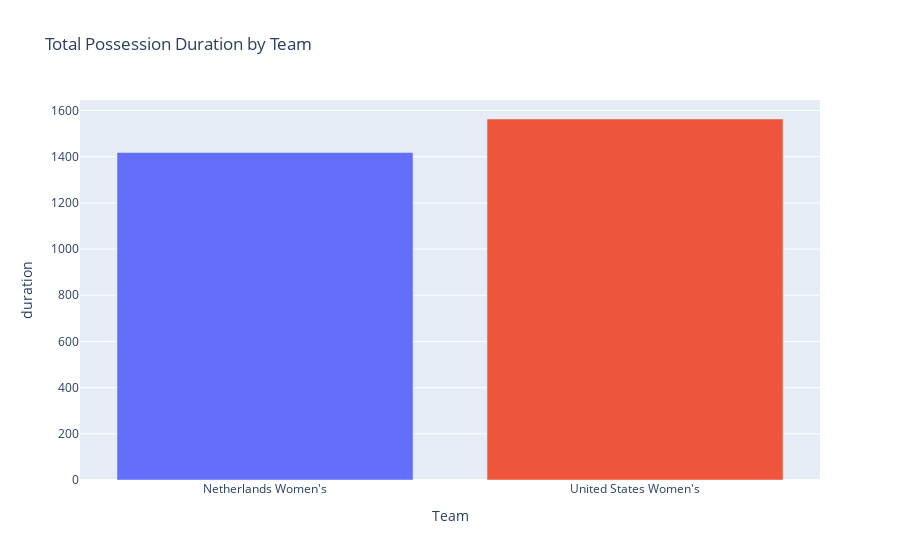

Notebook cell for this chart:
### Markdown cell above
### Solve it:

In the cells below (labeled `#si-figure-1`, `#si-figure-2`, `#si-figure-3`, respectively), write code that will import one of the data sources used in this class so far, and create three distinct plots that explain points of interest in that data source. Be sure to format the plots appropriately for the purpose of each graph!

Note: This assignment will be manually graded, so you won't be able to see your score when you commit your code back to GitHub. If you create three working and thoughtful plots using the `plotly`/`plotly_express` libraries, you will receive full credit. For each figure, you will receive 1 point for a working plot, and 1 point for appropriate formatting (labels, colors, etc.).

### Code cell
#si-figure-1
import plotly.express as px
import pandas as pd
import requests, json

# Import data about the Women's World Cup Final match
data = pd.json_normalize(json.loads(requests.get("https://raw.githubusercontent.com/statsbomb/open-data/master/data/events/69321.json").text))
# Choosing a few columns to keep
data = data[['id', 'index', 'period', 'timestamp', 'minute', 'second', 'possession', 'duration',
 'type.id', 'type.name', 'possession_team.id', 'possession_team.name', 'play_pattern.id',
 'play_pattern.name', 'team.id', 'team.name', 'location', 'player.id', 'player.name', "shot.outcome.name"]]

duration_by_team = data.groupby('possession_team.name', as_index=False)['duration'].sum()

duration_by_team.head()

dur = px.bar(
    duration_by_team,
    x = 'possession_team.name',
    y = 'duration',
    color = 'possession_team.name', 
    title = 'Total Possession Duration by Team',
    labels = {'possession_team.name' : "Team", 'Total Possession Duration by Team':"Duration (s)"}
)

dur.update_layout(showlegend = False)

#This bar graph shows which team had more control of the ball in this match.
dur.show()

### Figure 1 — Plotly figure (JSON) as saved in the notebook; plotly's stock layout.template omitted (floating-point values rounded to 4 significant figures)
{"data": [{"alignmentgroup": "True", "hovertemplate": "Team=%{x}<br>duration=%{y}<extra></extra>", "legendgroup": "Netherlands Women's", "marker": {"color": "#636efa", "pattern": {"shape": ""}}, "name": "Netherlands Women's", "offsetgroup": "Netherlands Women's", "orientation": "v", "showlegend": true, "textposition": "auto", "type": "bar", "x": ["Netherlands Women's"], "xaxis": "x", "y": [1418.0], "yaxis": "y"}, {"alignmentgroup": "True", "hovertemplate": "Team=%{x}<br>duration=%{y}<extra></extra>", "legendgroup": "United States Women's", "marker": {"color": "#EF553B", "pattern": {"shape": ""}}, "name": "United States Women's", "offsetgroup": "United States Women's", "orientation": "v", "showlegend": true, "textposition": "auto", "type": "bar", "x": ["United States Women's"], "xaxis": "x", "y": [1563.0], "yaxis": "y"}], "layout": {"barmode": "relative", "legend": {"title": {"text": "Team"}, "tracegroupgap": 0}, "showlegend": false, "title": {"text": "Total Possession Duration by Team"}, "xaxis": {"anchor": "y", "categoryarray": ["Netherlands Women's", "United States Women's"], "categoryorder": "array", "domain": [0, 1], "title": {"text": "Team"}}, "yaxis": {"anchor": "x", "domain": [0, 1], "title": {"text": "duration"}}}}
